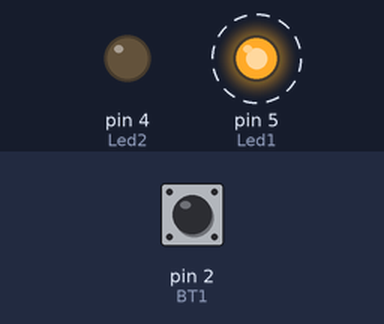
A sketch run on a simulated Arduino Uno, built with avr-gcc and run on an emulated ATmega328P. On the bench: output pins drawn as LEDs (lit = HIGH). Dashed ring = blinking. The inputs (shaded band) are chosen by the test bench; at power-on: pin 2 (BT1) LOW.

Above: at 4.25 s.
5.1 s: pin 2 (BT1) pulled LOW for 0.15 s
At 6.0 s:
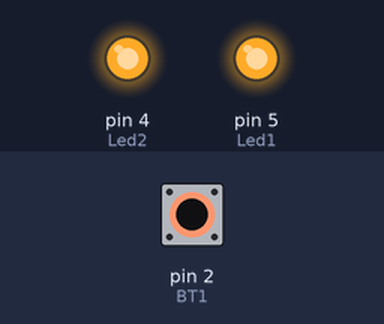
At 7.25 s:
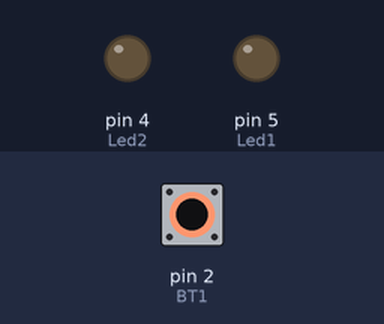
8.1 s: pin 2 (BT1) pulsed HIGH 2 times (0.12 s each, 0.3 s apart)
At 9.2 s:
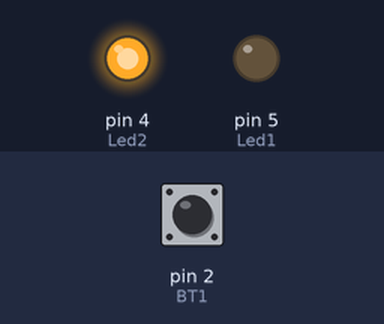
Timing chart, 0 to 17.1 s (numbered marks = the images above; inputs shaded):
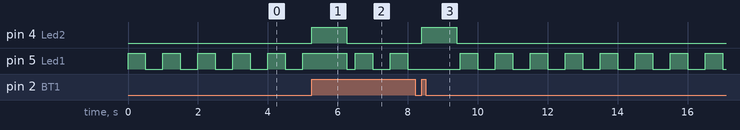

Measured:
- after the input at 5.1 s, pin 4 (Led2): LOW → HIGH after 0.15 s, → LOW 1.0 s later
- after the input at 8.1 s, pin 4 (Led2): LOW → HIGH after 0.30 s, → LOW 1.0 s later
- by itself, pin 5 (Led1): alternates HIGH for 0.50 s and LOW for 0.50 s

The sketch:

Felipe_Tagawa_Reis_2037_Ex1_Rel_6.ino
```cpp
#define BT1 PD2 // INT0
// #define BT2 PD3 // INT1
#define Led1 PD5
#define Led2 PD4

ISR(INT0_vect){
  PORTD ^= (1 << Led2);
  _delay_ms(1000);
  PORTD = 0;
}


int main(){

// PD2 e PD3 são padrões para INT0 e INT1, respectivamente.
//EICRA |= (1 << ISC11) | (1 << ISC10); // INT1
//EICRA |= (1 << ISC01) | (1 << ISC00); // INT0

  DDRD |= (1 << Led1) | (1 << Led2); // Definindo os Leds como saída.
  PORTD |= (1 << BT1); // Habilitando pull-up no primeiro botão.

  EICRA = 0b00000011; // Configura a interrupção externa para transição de subida.
  EIMSK = 0b00000001; // Ativa a interrupção externa em 0.

  sei(); // Habilita interrupções globais.


  while(1){

    PORTD ^= (1 << Led1);
    _delay_ms(500);
  }
}
```
